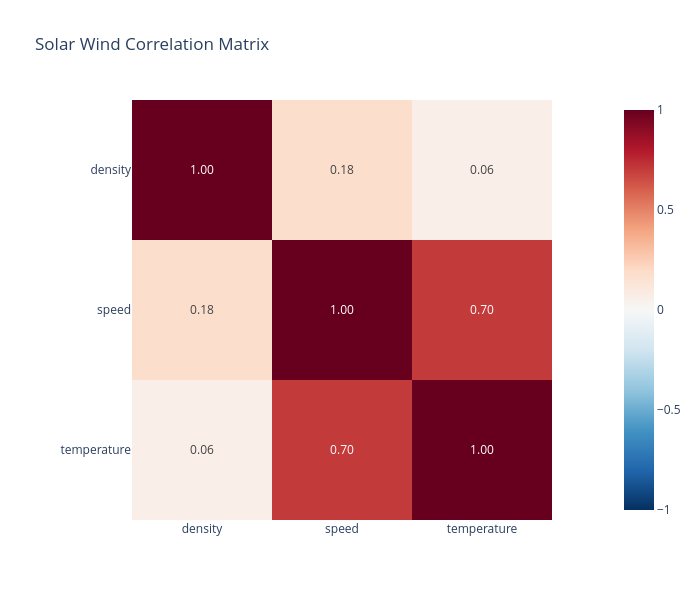

The notebook cell saved with this chart:
### Markdown cell above
1. +1.0  → Strong Positive Correlation
2. 0.5  → Moderate Positive Correlation
3. 0.0  → No Correlation
4. -0.5  → Moderate Negative Correlation
5. -1.0  → Strong Negative Correlation

### Code cell
import plotly.express as px

corr_matrix = df[["density", "speed", "temperature"]].corr()

fig = px.imshow(
    corr_matrix,
    text_auto=".2f",
    color_continuous_scale="RdBu_r",
    zmin=-1,
    zmax=1,
    title="Solar Wind Correlation Matrix"
)

fig.update_layout(
    width=700,
    height=600
)

fig.show()

### Figure 1 — Plotly figure (JSON) as saved in the notebook; plotly's stock layout.template omitted (floating-point values rounded to 4 significant figures)
{"data": [{"coloraxis": "coloraxis", "hovertemplate": "x: %{x}<br>y: %{y}<br>color: %{z}<extra></extra>", "name": "0", "texttemplate": "%{z:.2f}", "type": "heatmap", "x": ["density", "speed", "temperature"], "xaxis": "x", "y": ["density", "speed", "temperature"], "yaxis": "y", "z": [[1.0, 0.1801, 0.06331], [0.1801, 1.0, 0.7045], [0.06331, 0.7045, 1.0]]}], "layout": {"coloraxis": {"autocolorscale": false, "cmax": 1, "cmin": -1, "colorscale": [[0, "rgb(5,48,97)"], [0.1, "rgb(33,102,172)"], [0.2, "rgb(67,147,195)"], [0.3, "rgb(146,197,222)"], [0.4, "rgb(209,229,240)"], [0.5, "rgb(247,247,247)"], [0.6, "rgb(253,219,199)"], [0.7, "rgb(244,165,130)"], [0.8, "rgb(214,96,77)"], [0.9, "rgb(178,24,43)"], [1, "rgb(103,0,31)"]]}, "height": 600, "title": {"text": "Solar Wind Correlation Matrix"}, "width": 700, "xaxis": {"anchor": "y", "constrain": "domain", "domain": [0, 1], "scaleanchor": "y"}, "yaxis": {"anchor": "x", "autorange": "reversed", "constrain": "domain", "domain": [0, 1]}}}
